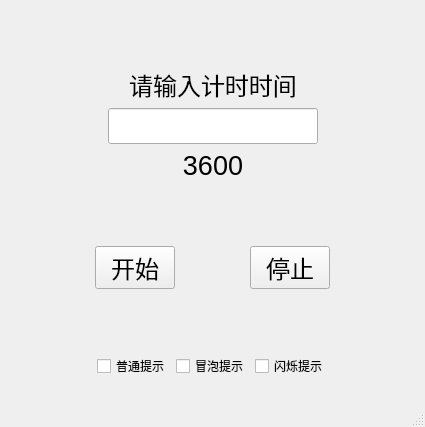
<?xml version="1.0" encoding="UTF-8"?>
<ui version="4.0">
 <class>MainWindow</class>
 <widget class="QMainWindow" name="MainWindow">
  <property name="geometry">
   <rect>
    <x>0</x>
    <y>0</y>
    <width>425</width>
    <height>427</height>
   </rect>
  </property>
  <property name="windowTitle">
   <string>MainWindow</string>
  </property>
  <widget class="QWidget" name="centralwidget">
   <layout class="QGridLayout" name="gridLayout_3">
    <item row="0" column="0">
     <widget class="QWidget" name="widget_3" native="true">
      <layout class="QGridLayout" name="gridLayout_6">
       <item row="2" column="0">
        <widget class="QWidget" name="widget_2" native="true">
         <layout class="QGridLayout" name="gridLayout_4">
          <item row="2" column="1">
           <spacer name="verticalSpacer_2">
            <property name="orientation">
             <enum>Qt::Vertical</enum>
            </property>
            <property name="sizeHint" stdset="0">
             <size>
              <width>20</width>
              <height>40</height>
             </size>
            </property>
           </spacer>
          </item>
          <item row="1" column="3">
           <widget class="QPushButton" name="pushButton_stop">
            <property name="font">
             <font>
              <pointsize>18</pointsize>
             </font>
            </property>
            <property name="text">
             <string>停止</string>
            </property>
           </widget>
          </item>
          <item row="1" column="4">
           <spacer name="horizontalSpacer_2">
            <property name="orientation">
             <enum>Qt::Horizontal</enum>
            </property>
            <property name="sizeHint" stdset="0">
             <size>
              <width>40</width>
              <height>20</height>
             </size>
            </property>
           </spacer>
          </item>
          <item row="1" column="2">
           <spacer name="horizontalSpacer_3">
            <property name="orientation">
             <enum>Qt::Horizontal</enum>
            </property>
            <property name="sizeHint" stdset="0">
             <size>
              <width>40</width>
              <height>20</height>
             </size>
            </property>
           </spacer>
          </item>
          <item row="1" column="1">
           <widget class="QPushButton" name="pushButton_start">
            <property name="font">
             <font>
              <pointsize>18</pointsize>
             </font>
            </property>
            <property name="text">
             <string>开始</string>
            </property>
           </widget>
          </item>
          <item row="1" column="0">
           <spacer name="horizontalSpacer">
            <property name="orientation">
             <enum>Qt::Horizontal</enum>
            </property>
            <property name="sizeHint" stdset="0">
             <size>
              <width>40</width>
              <height>20</height>
             </size>
            </property>
           </spacer>
          </item>
          <item row="0" column="2">
           <spacer name="verticalSpacer_3">
            <property name="orientation">
             <enum>Qt::Vertical</enum>
            </property>
            <property name="sizeHint" stdset="0">
             <size>
              <width>20</width>
              <height>40</height>
             </size>
            </property>
           </spacer>
          </item>
         </layout>
        </widget>
       </item>
       <item row="3" column="0">
        <widget class="QWidget" name="widget_5" native="true">
         <layout class="QGridLayout" name="gridLayout_5">
          <property name="leftMargin">
           <number>0</number>
          </property>
          <property name="topMargin">
           <number>0</number>
          </property>
          <property name="rightMargin">
           <number>0</number>
          </property>
          <property name="bottomMargin">
           <number>0</number>
          </property>
          <item row="0" column="0">
           <widget class="QWidget" name="widget_4" native="true">
            <layout class="QGridLayout" name="gridLayout_2">
             <item row="1" column="0">
              <spacer name="horizontalSpacer_6">
               <property name="orientation">
                <enum>Qt::Horizontal</enum>
               </property>
               <property name="sizeHint" stdset="0">
                <size>
                 <width>40</width>
                 <height>20</height>
                </size>
               </property>
              </spacer>
             </item>
             <item row="1" column="1">
              <widget class="QCheckBox" name="checkBox_common">
               <property name="text">
                <string>普通提示</string>
               </property>
              </widget>
             </item>
             <item row="1" column="3">
              <widget class="QCheckBox" name="checkBox_flicker">
               <property name="text">
                <string>闪烁提示</string>
               </property>
              </widget>
             </item>
             <item row="1" column="2">
              <widget class="QCheckBox" name="checkBox_bubble">
               <property name="text">
                <string>冒泡提示</string>
               </property>
              </widget>
             </item>
             <item row="1" column="4">
              <spacer name="horizontalSpacer_7">
               <property name="orientation">
                <enum>Qt::Horizontal</enum>
               </property>
               <property name="sizeHint" stdset="0">
                <size>
                 <width>40</width>
                 <height>20</height>
                </size>
               </property>
              </spacer>
             </item>
            </layout>
           </widget>
          </item>
         </layout>
        </widget>
       </item>
       <item row="0" column="0">
        <widget class="QWidget" name="widget" native="true">
         <layout class="QGridLayout" name="gridLayout">
          <item row="2" column="2">
           <spacer name="horizontalSpacer_5">
            <property name="orientation">
             <enum>Qt::Horizontal</enum>
            </property>
            <property name="sizeHint" stdset="0">
             <size>
              <width>40</width>
              <height>20</height>
             </size>
            </property>
           </spacer>
          </item>
          <item row="3" column="1">
           <widget class="QLabel" name="label_currentTimer">
            <property name="font">
             <font>
              <pointsize>20</pointsize>
             </font>
            </property>
            <property name="text">
             <string>3600</string>
            </property>
            <property name="alignment">
             <set>Qt::AlignCenter</set>
            </property>
           </widget>
          </item>
          <item row="2" column="1">
           <widget class="QLineEdit" name="lineEdit_timerNum">
            <property name="font">
             <font>
              <pointsize>18</pointsize>
             </font>
            </property>
           </widget>
          </item>
          <item row="1" column="1">
           <widget class="QLabel" name="label">
            <property name="font">
             <font>
              <pointsize>18</pointsize>
             </font>
            </property>
            <property name="text">
             <string>请输入计时时间</string>
            </property>
            <property name="alignment">
             <set>Qt::AlignCenter</set>
            </property>
           </widget>
          </item>
          <item row="2" column="0">
           <spacer name="horizontalSpacer_4">
            <property name="orientation">
             <enum>Qt::Horizontal</enum>
            </property>
            <property name="sizeHint" stdset="0">
             <size>
              <width>40</width>
              <height>20</height>
             </size>
            </property>
           </spacer>
          </item>
          <item row="0" column="1">
           <spacer name="verticalSpacer">
            <property name="orientation">
             <enum>Qt::Vertical</enum>
            </property>
            <property name="sizeHint" stdset="0">
             <size>
              <width>20</width>
              <height>40</height>
             </size>
            </property>
           </spacer>
          </item>
         </layout>
        </widget>
       </item>
      </layout>
     </widget>
    </item>
   </layout>
  </widget>
  <widget class="QMenuBar" name="menubar">
   <property name="geometry">
    <rect>
     <x>0</x>
     <y>0</y>
     <width>425</width>
     <height>21</height>
    </rect>
   </property>
  </widget>
  <widget class="QStatusBar" name="statusbar"/>
 </widget>
 <resources/>
 <connections/>
</ui>
